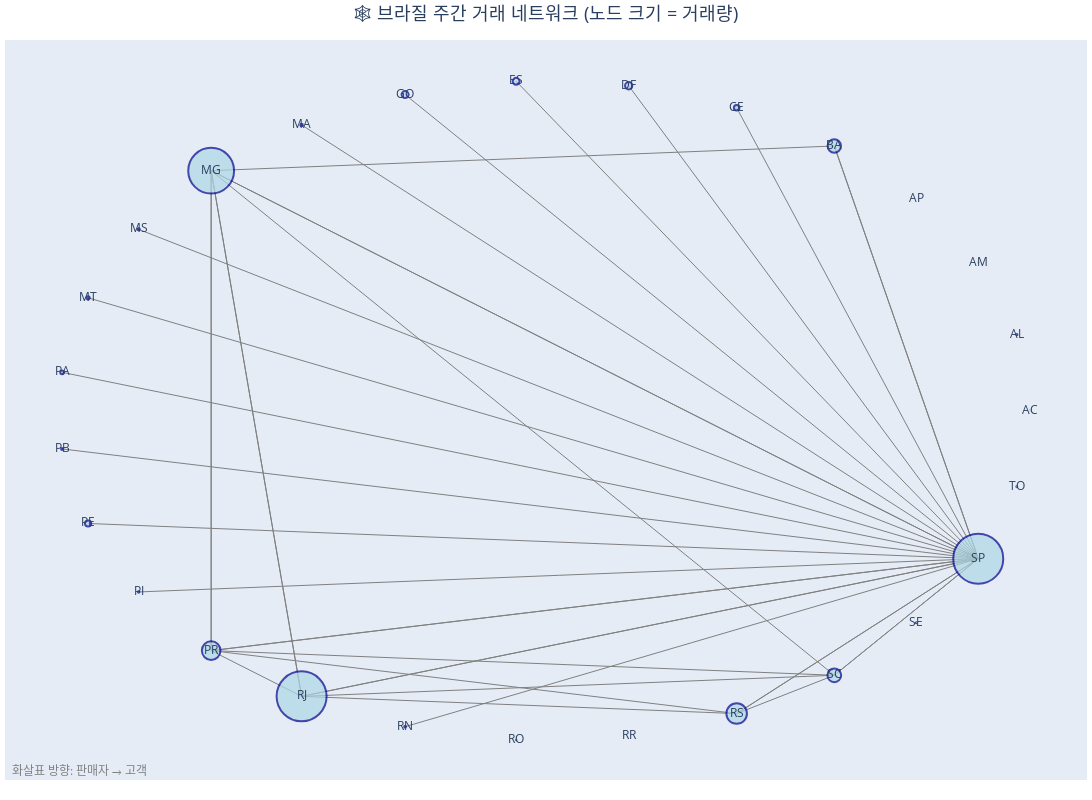

Notebook source saved alongside this figure:
### Markdown cell above
- 좌측 : 셀러 소재 주요 지역 (공급축)
- 중앙 : SP 핵심 허브 역할
- 우측 : 고객 소재 지역 (수요측)
- 선굵기 : 거래량 / 매출규모

### Code cell
# 4. Fancy 시각화 2: 네트워크 그래프 (지역간 연결성)
print("🎨 Fancy 시각화 2: 지역간 연결성 네트워크 그래프")

# 주요 거래만 선택하여 네트워크 생성
major_trades = df_matching.groupby(['customer_state', 'seller_state']).agg({
    'total_value': 'sum'
}).reset_index()

major_trades = major_trades[major_trades['total_value'] >= major_trades['total_value'].quantile(0.8)]  # 상위 20%

# NetworkX 그래프 생성
G = nx.DiGraph()

# 노드 추가 (각 주별 총 거래량으로 크기 결정)
state_volumes = df_matching.groupby('customer_state')['total_value'].sum()

for state in state_volumes.index:
    G.add_node(state, size=state_volumes[state])

# 엣지 추가
for _, row in major_trades.iterrows():
    if row['customer_state'] != row['seller_state']:  # 자기 자신 제외
        G.add_edge(row['seller_state'], row['customer_state'], weight=row['total_value'])

# 레이아웃 계산
pos = nx.circular_layout(G)  # 또는 nx.shell_layout(G)

# Plotly 네트워크 그래프
edge_x, edge_y = [], []
edge_weights = []

for edge in G.edges():
    x0, y0 = pos[edge[0]]
    x1, y1 = pos[edge[1]]
    edge_x.extend([x0, x1, None])
    edge_y.extend([y0, y1, None])
    edge_weights.append(G[edge[0]][edge[1]]['weight'])

# 노드 정보
node_x = [pos[node][0] for node in G.nodes()]
node_y = [pos[node][1] for node in G.nodes()]
node_text = list(G.nodes())

# 거래량 상한 설정 (예: 95% quantile)
volume_cap = state_volumes.quantile(0.95)

# 노드 크기 계산 (상한선 이후는 고정)
node_sizes = [
    min(state_volumes.get(node, 0), volume_cap) / volume_cap * 50  # 0~50 사이로 정규화
    for node in G.nodes()
]


fig2 = go.Figure()

# 엣지 그리기
fig2.add_trace(go.Scatter(
    x=edge_x, y=edge_y,
    line=dict(width=1, color='gray'),
    hoverinfo='none',
    mode='lines',
    name='거래 연결'
))

# 노드 그리기
fig2.add_trace(go.Scatter(
    x=node_x, y=node_y,
    mode='markers+text',
    hoverinfo='text',
    text=node_text,
    textposition="middle center",
    marker=dict(
        size=node_sizes,
        color='lightblue',
        line=dict(width=2, color='darkblue')
    ),
    name='주(State)',
    hovertext=[f"{state}<br>총 거래: R$ {state_volumes.get(state, 0):,.0f}" for state in node_text]
))

fig2.update_layout(
    title={
        'text': "🕸️ 브라질 주간 거래 네트워크 (노드 크기 = 거래량)",
        'x': 0.5,
        'font': {'size': 18}
    },
    showlegend=False,
    hovermode='closest',
    margin=dict(b=20,l=5,r=5,t=40),
    annotations=[ dict(
        text="화살표 방향: 판매자 → 고객",
        showarrow=False,
        xref="paper", yref="paper",
        x=0.005, y=-0.002,
        xanchor='left', yanchor='bottom',
        font=dict(color='gray', size=12)
    )],
    xaxis=dict(showgrid=False, zeroline=False, showticklabels=False),
    yaxis=dict(showgrid=False, zeroline=False, showticklabels=False),
    width=1200,
    height=800
)

fig2.show()

### Figure 1 — Plotly figure (JSON) as saved in the notebook; plotly's stock layout.template omitted (floating-point values rounded to 4 significant figures)
{"data": [{"hoverinfo": "none", "line": {"color": "gray", "width": 1}, "mode": "lines", "name": "거래 연결", "type": "scatter", "x": [0.5972, 0.8936, null, -0.6862, 0.5972, null, -0.6862, -0.6862, null, -0.6862, -0.5, null, -0.6862, 0.8936, null, -0.6862, -0.6862, null, -0.6862, -0.5, null, -0.6862, 0.3961, null, -0.6862, 0.5972, null, -0.6862, 0.8936, null, -0.5, -0.6862, null, -0.5, 0.8936, null, 0.3961, -0.5, null, 0.3961, 0.8936, null, 0.5972, -0.6862, null, 0.5972, -0.5, null, 0.5972, 0.3961, null, 0.5972, 0.8936, null, 0.8936, 0.5972, null, 0.8936, 0.3961, null, 0.8936, 0.1736, null, 0.8936, -0.05814, null, 0.8936, -0.2868, null, 0.8936, -0.5, null, 0.8936, -0.6862, null, 0.8936, -0.8355, null, 0.8936, -0.9397, null, 0.8936, -0.9932, null, 0.8936, -0.9932, null, 0.8936, -0.9397, null, 0.8936, -0.8355, null, 0.8936, -0.6862, null, 0.8936, -0.5, null, 0.8936, -0.2868, null, 0.8936, 0.3961, null, 0.8936, 0.5972, null], "y": [0.8021, -0.4488, null, 0.7274, 0.8021, null, 0.7274, -0.7274, null, 0.7274, -0.866, null, 0.7274, -0.4488, null, -0.7274, 0.7274, null, -0.7274, -0.866, null, -0.7274, -0.9182, null, -0.7274, -0.8021, null, -0.7274, -0.4488, null, -0.866, 0.7274, null, -0.866, -0.4488, null, -0.9182, -0.866, null, -0.9182, -0.4488, null, -0.8021, 0.7274, null, -0.8021, -0.866, null, -0.8021, -0.9182, null, -0.8021, -0.4488, null, -0.4488, 0.8021, null, -0.4488, 0.9182, null, -0.4488, 0.9848, null, -0.4488, 0.9983, null, -0.4488, 0.958, null, -0.4488, 0.866, null, -0.4488, 0.7274, null, -0.4488, 0.5495, null, -0.4488, 0.342, null, -0.4488, 0.1161, null, -0.4488, -0.1161, null, -0.4488, -0.342, null, -0.4488, -0.5495, null, -0.4488, -0.7274, null, -0.4488, -0.866, null, -0.4488, -0.958, null, -0.4488, -0.9182, null, -0.4488, -0.8021, null]}, {"hoverinfo": "text", "hovertext": ["AC<br>총 거래: R$ 2,541", "AL<br>총 거래: R$ 44,233", "AM<br>총 거래: R$ 5,903", "AP<br>총 거래: R$ 2,708", "BA<br>총 거래: R$ 433,126", "CE<br>총 거래: R$ 180,715", "DF<br>총 거래: R$ 235,223", "ES<br>총 거래: R$ 221,964", "GO<br>총 거래: R$ 227,721", "MA<br>총 거래: R$ 78,802", "MG<br>총 거래: R$ 1,481,931", "MS<br>총 거래: R$ 74,319", "MT<br>총 거래: R$ 101,338", "PA<br>총 거래: R$ 122,174", "PB<br>총 거래: R$ 63,704", "PE<br>총 거래: R$ 200,582", "PI<br>총 거래: R$ 48,236", "PR<br>총 거래: R$ 602,863", "RJ<br>총 거래: R$ 1,674,191", "RN<br>총 거래: R$ 56,421", "RO<br>총 거래: R$ 19,326", "RR<br>총 거래: R$ 511", "RS<br>총 거래: R$ 664,543", "SC<br>총 거래: R$ 444,446", "SE<br>총 거래: R$ 33,896", "SP<br>총 거래: R$ 4,933,944", "TO<br>총 거래: R$ 28,591"], "marker": {"color": "lightblue", "line": {"color": "darkblue", "width": 2}, "size": [0.07861, 1.368, 0.1826, 0.08377, 13.4, 5.59, 7.276, 6.866, 7.044, 2.437, 45.84, 2.299, 3.134, 3.779, 1.97, 6.204, 1.492, 18.65, 50, 1.745, 0.5978, 0.0158, 20.55, 13.75, 1.048, 50, 0.8843]}, "mode": "markers+text", "name": "주(State)", "text": ["AC", "AL", "AM", "AP", "BA", "CE", "DF", "ES", "GO", "MA", "MG", "MS", "MT", "PA", "PB", "PE", "PI", "PR", "RJ", "RN", "RO", "RR", "RS", "SC", "SE", "SP", "TO"], "textposition": "middle center", "type": "scatter", "x": [1, 0.973, 0.8936, 0.766, 0.5972, 0.3961, 0.1736, -0.05814, -0.2868, -0.5, -0.6862, -0.8355, -0.9397, -0.9932, -0.9932, -0.9397, -0.8355, -0.6862, -0.5, -0.2868, -0.05814, 0.1736, 0.3961, 0.5972, 0.766, 0.8936, 0.973], "y": [3.311e-09, 0.2306, 0.4488, 0.6428, 0.8021, 0.9182, 0.9848, 0.9983, 0.958, 0.866, 0.7274, 0.5495, 0.342, 0.1161, -0.1161, -0.342, -0.5495, -0.7274, -0.866, -0.958, -0.9983, -0.9848, -0.9182, -0.8021, -0.6428, -0.4488, -0.2306]}], "layout": {"annotations": [{"font": {"color": "gray", "size": 12}, "showarrow": false, "text": "화살표 방향: 판매자 → 고객", "x": 0.005, "xanchor": "left", "xref": "paper", "y": -0.002, "yanchor": "bottom", "yref": "paper"}], "height": 800, "hovermode": "closest", "margin": {"b": 20, "l": 5, "r": 5, "t": 40}, "showlegend": false, "title": {"font": {"size": 18}, "text": "🕸️ 브라질 주간 거래 네트워크 (노드 크기 = 거래량)", "x": 0.5}, "width": 1200, "xaxis": {"showgrid": false, "showticklabels": false, "zeroline": false}, "yaxis": {"showgrid": false, "showticklabels": false, "zeroline": false}}}
